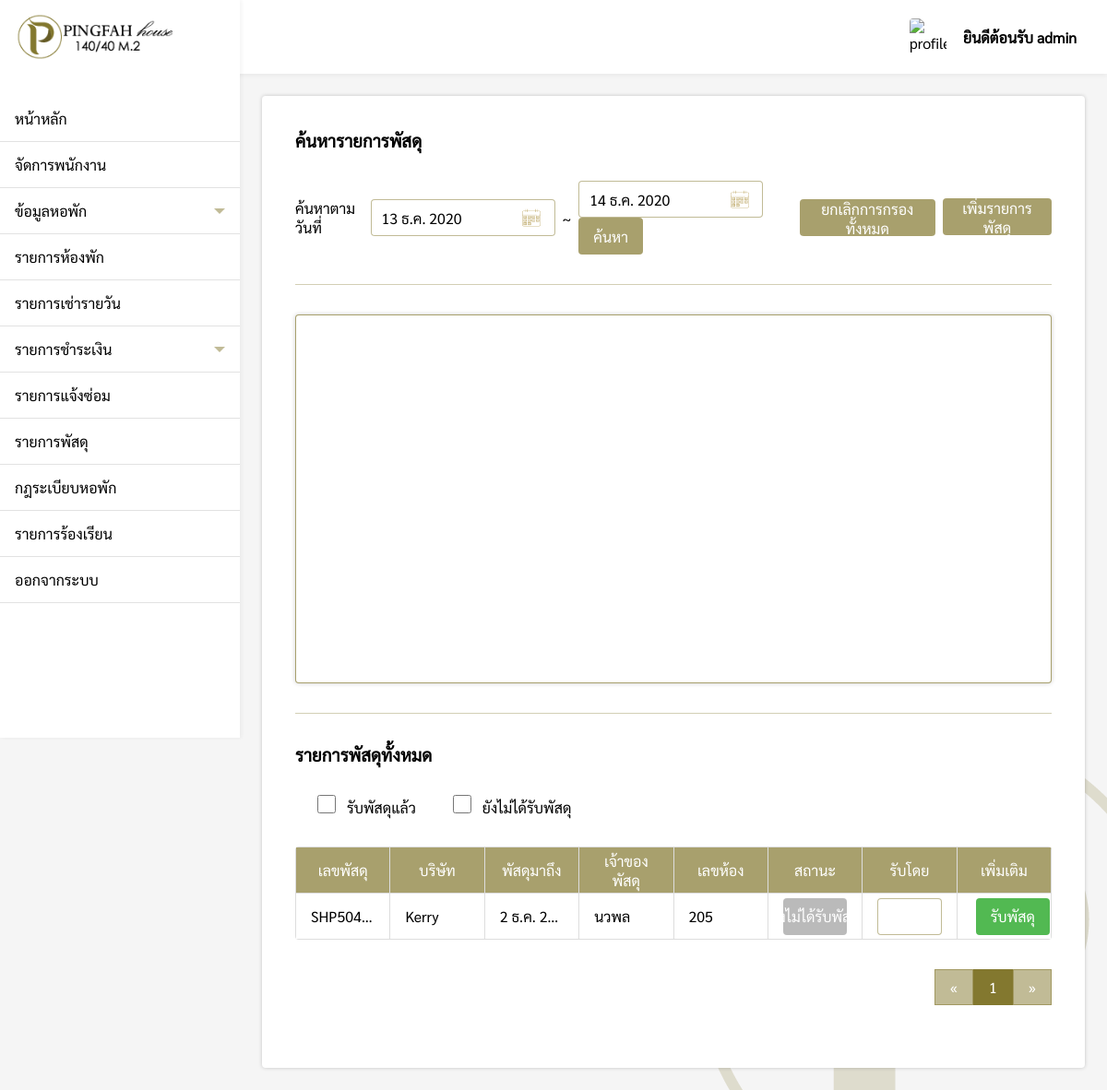
The app's page /pages/admin/package/index.php (signed in), older data.
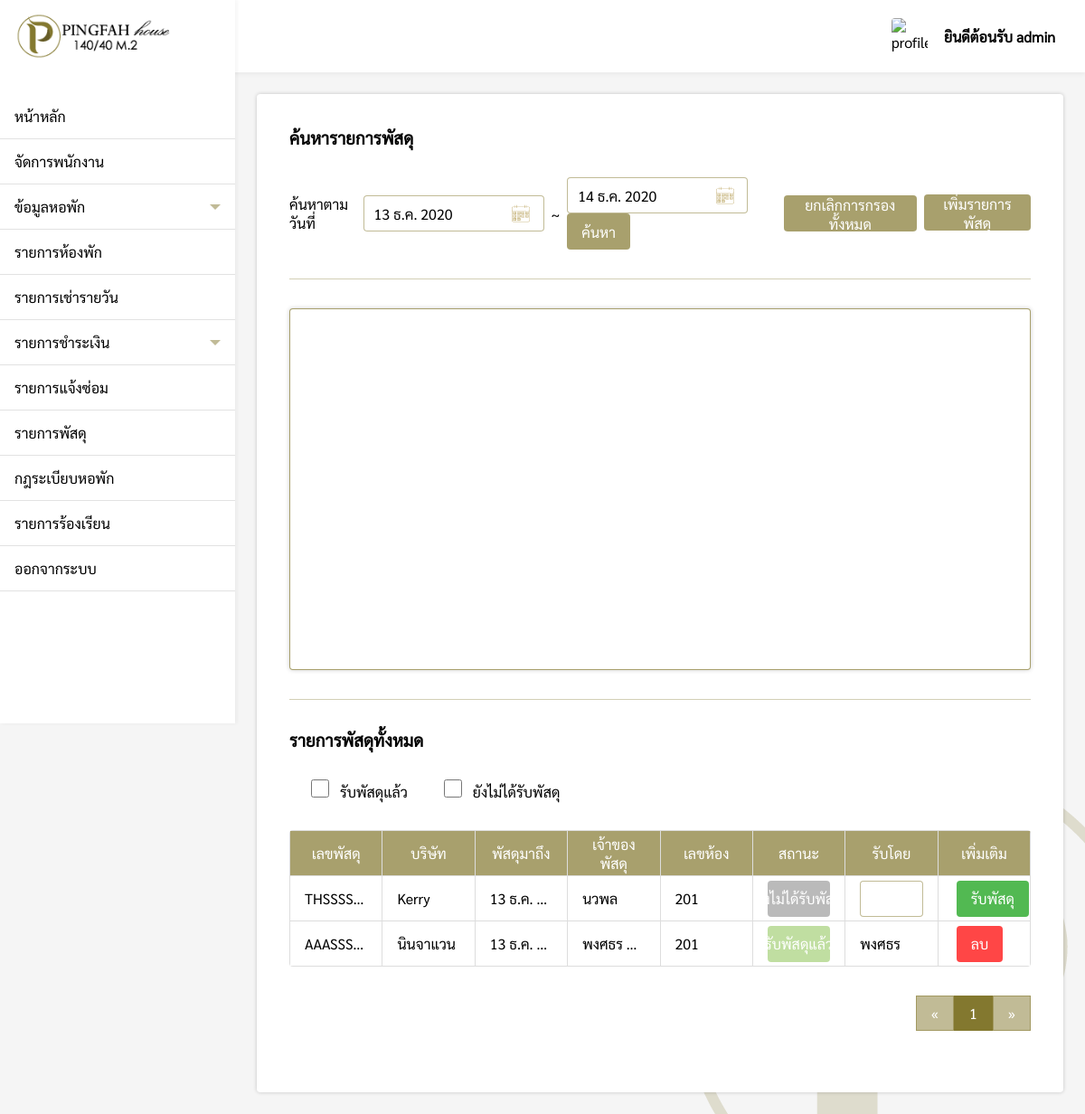
The same page, newer data.
### tables this page shows
CREATE TABLE `package` (
  `package_id` int(11) NOT NULL,
  `package_num` varchar(200) NOT NULL,
  `package_company` varchar(200) NOT NULL,
  `package_arrived` varchar(200) DEFAULT NULL,
  `package_status` varchar(200) NOT NULL,
  `package_name` varchar(200) NOT NULL,
  `package_room` varchar(200) NOT NULL,
  `package_received` varchar(200) NOT NULL,
  `repair_id` int(11) NOT NULL
);

### pages/admin/package/index.php (the view, shortened to what the changed rows need)
<?php
if($_SESSION['level'] == 'admin'){
    include('../../connection.php');
    include('../../../components/sidebar.php');
    $from = @$_REQUEST['from'];
    $to = @$_REQUEST['to'];
    $check = @$_REQUEST['Status'];
    function DateThai($strDate){
        $strYear = date("Y",strtotime($strDate))+543;
        $strMonth= date("n",strtotime($strDate));
        $strDay= date("j",strtotime($strDate));
        $strMonthCut = Array("","ม.ค.","ก.พ.","มี.ค.","เม.ย.","พ.ค.","มิ.ย.","ก.ค.","ส.ค.","ก.ย.","ต.ค.","พ.ย.","ธ.ค.");
        $strMonthThai=$strMonthCut[$strMonth];
        return "$strDay $strMonthThai $strYear";
    }
    if(isset($from) && isset($to)){
        $query = "SELECT package_arrived ,SUM(case WHEN package_status = 'รับพัสดุแล้ว' THEN 1 ELSE 0 END) as total_package, SUM(case WHEN package_status = 'ยังไม่ได้รับพัสดุ' THEN 1 ELSE 0 END) as untotal_package FROM package WHERE (package_arrived BETWEEN '$from' AND '$to') GROUP BY package_arrived";
    }else{
        $query = "SELECT package_arrived ,SUM(case WHEN package_status = 'รับพัสดุแล้ว' THEN 1 ELSE 0 END) as total_package, SUM(case WHEN package_status = 'ยังไม่ได้รับพัสดุ' THEN 1 ELSE 0 END) as untotal_package FROM package GROUP BY package_arrived";
    }
    $result = mysqli_query($conn, $query);
?>
<!DOCTYPE html>
<html lang="en">
<head>
    <link rel="stylesheet" href="../../../css/package.css">
    <link rel="stylesheet" href="../../../css/my-style.css">
</head>
<body>
    <div class="box">
        <div style="padding:24px;">
            <div class="package-box">
                <div>
                    <?php
                    $perpage = 5;
                    if(isset($_GET['page'])){
                        $page = $_GET['page'];
                    }else{
                        $page = 1;
                    }
                    $start = ($page - 1) * $perpage;
                    if(isset($from) && isset($to) && !isset($check)){
                        $sql = "SELECT * FROM package WHERE (package_arrived BETWEEN '$from' AND '$to') ORDER BY package_arrived LIMIT {$start} , {$perpage}";
                    }else{
                        $sql = "SELECT * FROM package ORDER BY package_arrived LIMIT {$start} , {$perpage} ";
                    }
                        $result = $conn->query($sql);
                        if ($result->num_rows > 0) {
                    ?>
                    <table>
                        <tr>
                            <th>เลขพัสดุ</th>
                            <th>บริษัท</th>
                            <th>พัสดุมาถึง</th>
                            <th>เจ้าของพัสดุ</th>
                            <th>เลขห้อง</th>
                            <th>สถานะ</th>
                            <th>รับโดย</th>
                            <th>เพิ่มเติม</th>
                        </tr>
                        <?php
                        while($row = $result->fetch_assoc()) {
                        ?>
                        <form action="../package/function/receivedPackage.php?ID=<?php echo $row["package_num"]; ?>"
                            onsubmit="return confirm('คุณต้องการยืนยันการรับพัสดุใช่หรือไม่ ? ');" method="POST">
                            <tr>
                                <td><?php echo $row["package_num"] ?></td>
                                <td><?php echo $row["package_company"] ?></td>
                                <td><?php echo DateThai($row["package_arrived"]) ?></td>
                                <td><?php echo $row["package_name"] ?></td>
                                <td><?php echo $row["package_room"] ?></td>
                                <td style="width:200px">
                                    <?php
                                        if($row["package_status"] == 'รับพัสดุแล้ว'){
                                            echo "<div class='status_received'>";
                                            echo "<p>" .$row["package_status"] ."</p>";
                                            echo "</div>";
                                        }else{
                                            echo "<div class='status_pending'>";
                                            echo "<p>" .$row["package_status"] ."</p>";
                                            echo "</div>";
                                        }
                                    ?>
                                </td>
                                <td>
                                    <?php
                                    if(strlen($row["package_received"]) == 0){
                                        echo "<input type='text' name='received' required>";
                                    }else{
                                        echo $row["package_received"];
                                    }
                                    ?>
                                </td>
                                <td>
                                    <?php
                                    if(strlen($row["package_received"]) == 0){
                                    ?>
                                    <button type="submit" class="received-btn">รับพัสดุ</button>
                                    <?php
                                    }else{
                                    ?>
                                    <button type="button" class="del-btn"
                                        onclick="del('<?php echo $row['package_num'] ?>')">ลบ</button>
                                    <?php
                                    }
                                    ?>
                                </td>
                            </tr>
                        </form>
                        <?php } ?>
                    </table>
                    <?php
                    if(isset($date) && !isset($check)){
                        $sql2 = "SELECT * FROM package WHERE package_arrived = '$date'";
                    }else if(!isset($date) && isset($check)){
                        $sql2 = "SELECT * FROM package WHERE package_status = '$check'";
                    }else if(isset($date) && isset($check)){
                        $sql2 = "SELECT * FROM package WHERE package_arrived = '$date' AND package_status = '$check'";
                    }else{
                        $sql2 = "SELECT * FROM package";
                    }
                    $query2 = mysqli_query($conn, $sql2);
                    $total_record = mysqli_num_rows($query2);
                    $total_page = ceil($total_record / $perpage);
                    ?>
                    <div style="display:flex;justify-content:flex-end">
                        <div class="pagination">
                            <?php
                            if(isset($date) && !isset($check)){
                            ?>
                            <a href="index.php?Date=<?php echo $date; ?>&page=1">&laquo;</a>
                            <?php for($i=1;$i<=$total_page;$i++){ ?>
                            <a href="index.php?Date=<?php echo $date; ?>&page=<?php echo $i; ?>"
                                <?php if($page == $i){ echo "style='background-color: rgb(131, 120, 47, 1);color:#fff;'"; }?>><?php echo $i; ?></a>
                            <?php } ?>
                            <a href="index.php?Date=<?php echo $date; ?>&page=<?php echo $total_page; ?>">&raquo;</a>
                            <?php
                            }else{
                            ?>
                            <a href="index.php?page=1">&laquo;</a>
                            <?php for($i=1;$i<=$total_page;$i++){ ?>
                            <a href="index.php?page=<?php echo $i; ?>"
                                <?php if($page == $i){ echo "style='background-color: rgb(131, 120, 47, 1);color:#fff;'"; }?>><?php echo $i; ?></a>
                            <?php } ?>
                            <a href="index.php?page=<?php echo $total_page; ?>">&raquo;</a>
                            <?php } ?>
                        </div>
                    </div>
                    <?php
                }else{
                    echo "<div style='margin:32px 0'>ไม่มีรายการพัสดุ</div>";
                }
                ?>
                </div>
            </div>
        </div>
    </div>
</body>
</html>
<?php
}else{
    Header("Location: ../../login.php");
}
?>

Row changes from the older to the newer data that the page shows:
removed package: package_num "SHP504…", package_company "Kerry", package_arrived "2 ธ.ค. 2…", package_name "นวพล", package_room "205", package_status "ยังไม่ได้รับพัสดุ"
added package: package_num "THSSSS…", package_company "Kerry", package_arrived "13 ธ.ค.…", package_name "นวพล", package_room "201", package_status "ยังไม่ได้รับพัสดุ"
added package: package_num "AAASSS…", package_company "นินจาแวน", package_arrived "13 ธ.ค.…", package_name "พงศธร…", package_room "201", package_status "รับพัสดุแล้ว", package_received "พงศธร"
